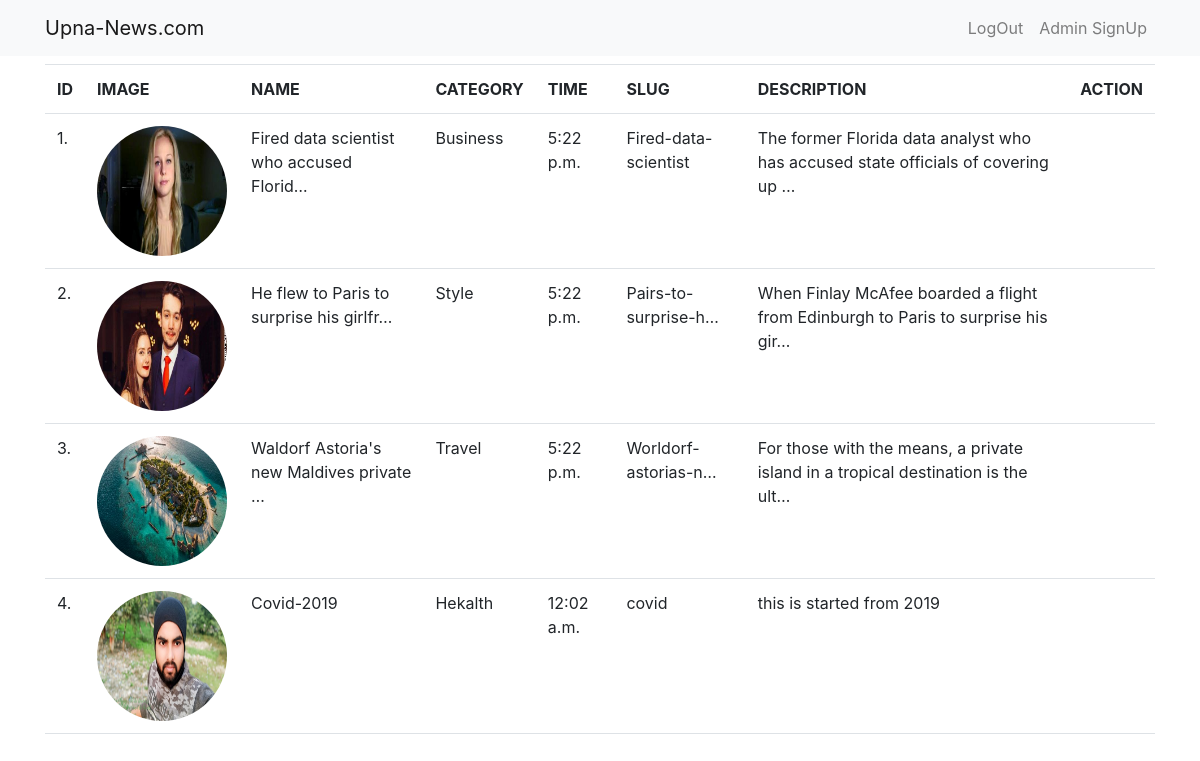
The page /viewhead/ (signed in) on the database its author committed.
### data/models.py (models this page shows, shortened)
class Headline(models.Model):
    name = models.CharField(max_length=150)
    category = models.ForeignKey(Category,on_delete=models.CASCADE)
    description = models.TextField()
    time = models.TimeField(auto_now_add=True)
    image = models.ImageField(upload_to='image/')
    slug = models.SlugField()

class Category(models.Model):
    name = models.CharField(max_length=40,unique=True)
    slug = models.SlugField()
    def __str__(self):
        return self.name

### data/views.py (the view)
# urls.py: path('viewhead/',viewhead,name='viewhead'),
@login_required(login_url='login')
def viewhead(r):
    context = {
        'head':Headline.objects.all(),
    }
    return render(r,'viewhed.html',context)

### data/templates/viewhed.html
{% extends 'home.html' %}
{% block content %}
    <div class="container mt-2">
        <div class="row">
            <div class="col-lg-12">
                <table class="table table-hover">
                    <tr>
                        <th>ID</th>
                        <th>IMAGE</th>
                        <th>NAME</th>
                        <th>CATEGORY</th>
                        <th>TIME</th>
                        <th>SLUG</th>
                        <th>DESCRIPTION</th>
                        <th>ACTION</th>
                    </tr>
                    {% for foo in head %}
                        <tr>
                            <td>{{foo.id}}.</td>
                            <td> <img src="{{foo.image.url}}" width="130px"  height="130px" class="rounded-circle" alt=""></td>
                            <td>{{foo.name|truncatechars:40}}</td>
                            <td>{{foo.category}}</td>
                            <td>{{foo.time}}</td>
                            <td>{{foo.slug|truncatechars:20}}</td>
                            <td>{{foo.description|truncatechars:80}}</td>
                            <td></td>
                        </tr>
                    {% endfor %}
                </table>
            </div>
        </div>
    </div>
{% endblock %}

### rows shown on the page
Headline: id "1", image (picture), name "Fired data scientist who accused Florid…", category "Business", time "5:22 p.m.", slug "Fired-data-scientist", description "The former Florida data analyst who has accused state officials of covering up …"
Headline: id "2", image (picture), name "He flew to Paris to surprise his girlfr…", category "Style", time "5:22 p.m.", slug "Pairs-to-surprise-h…", description "When Finlay McAfee boarded a flight from Edinburgh to Paris to surprise his gir…"
Headline: id "3", image (picture), name "Waldorf Astoria's new Maldives private …", category "Travel", time "5:22 p.m.", slug "Worldorf-astorias-n…", description "For those with the means, a private island in a tropical destination is the ult…"
Headline: id "4", image (picture), name "Covid-2019", category "Hekalth", time "12:02 a.m.", slug "covid", description "this is started from 2019"
